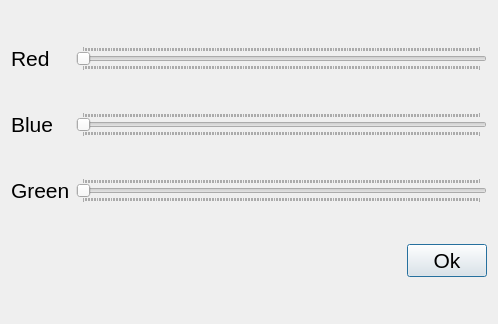
<?xml version="1.0" encoding="UTF-8"?>
<ui version="4.0">
 <class>led_brightness_changer</class>
 <widget class="QDialog" name="led_brightness_changer">
  <property name="geometry">
   <rect>
    <x>0</x>
    <y>0</y>
    <width>498</width>
    <height>324</height>
   </rect>
  </property>
  <property name="maximumSize">
   <size>
    <width>498</width>
    <height>16777215</height>
   </size>
  </property>
  <property name="windowTitle">
   <string>LED brightness changer</string>
  </property>
  <property name="windowIcon">
   <iconset resource="resources.qrc">
    <normaloff>:/color_changer_icon.png</normaloff>:/color_changer_icon.png</iconset>
  </property>
  <layout class="QGridLayout" name="gridLayout">
   <item row="2" column="1">
    <widget class="QSlider" name="blue_slider">
     <property name="maximum">
      <number>255</number>
     </property>
     <property name="orientation">
      <enum>Qt::Horizontal</enum>
     </property>
     <property name="tickPosition">
      <enum>QSlider::TicksBothSides</enum>
     </property>
     <property name="tickInterval">
      <number>1</number>
     </property>
    </widget>
   </item>
   <item row="1" column="0">
    <widget class="QLabel" name="label">
     <property name="font">
      <font>
       <pointsize>16</pointsize>
      </font>
     </property>
     <property name="text">
      <string>Red</string>
     </property>
    </widget>
   </item>
   <item row="3" column="1">
    <widget class="QSlider" name="green_slider">
     <property name="maximum">
      <number>255</number>
     </property>
     <property name="orientation">
      <enum>Qt::Horizontal</enum>
     </property>
     <property name="tickPosition">
      <enum>QSlider::TicksBothSides</enum>
     </property>
     <property name="tickInterval">
      <number>1</number>
     </property>
    </widget>
   </item>
   <item row="3" column="0">
    <widget class="QLabel" name="label_2">
     <property name="font">
      <font>
       <pointsize>16</pointsize>
      </font>
     </property>
     <property name="text">
      <string>Green</string>
     </property>
    </widget>
   </item>
   <item row="2" column="0">
    <widget class="QLabel" name="label_3">
     <property name="font">
      <font>
       <pointsize>16</pointsize>
      </font>
     </property>
     <property name="text">
      <string>Blue</string>
     </property>
    </widget>
   </item>
   <item row="1" column="1">
    <widget class="QSlider" name="red_slider">
     <property name="maximum">
      <number>255</number>
     </property>
     <property name="orientation">
      <enum>Qt::Horizontal</enum>
     </property>
     <property name="tickPosition">
      <enum>QSlider::TicksBothSides</enum>
     </property>
     <property name="tickInterval">
      <number>1</number>
     </property>
    </widget>
   </item>
   <item row="4" column="1" alignment="Qt::AlignRight">
    <widget class="QPushButton" name="pushButton">
     <property name="font">
      <font>
       <pointsize>16</pointsize>
      </font>
     </property>
     <property name="text">
      <string>Ok</string>
     </property>
    </widget>
   </item>
  </layout>
 </widget>
 <resources>
  <include location="resources.qrc"/>
 </resources>
 <connections>
  <connection>
   <sender>pushButton</sender>
   <signal>clicked()</signal>
   <receiver>led_brightness_changer</receiver>
   <slot>accept()</slot>
   <hints>
    <hint type="sourcelabel">
     <x>417</x>
     <y>269</y>
    </hint>
    <hint type="destinationlabel">
     <x>303</x>
     <y>307</y>
    </hint>
   </hints>
  </connection>
 </connections>
</ui>
